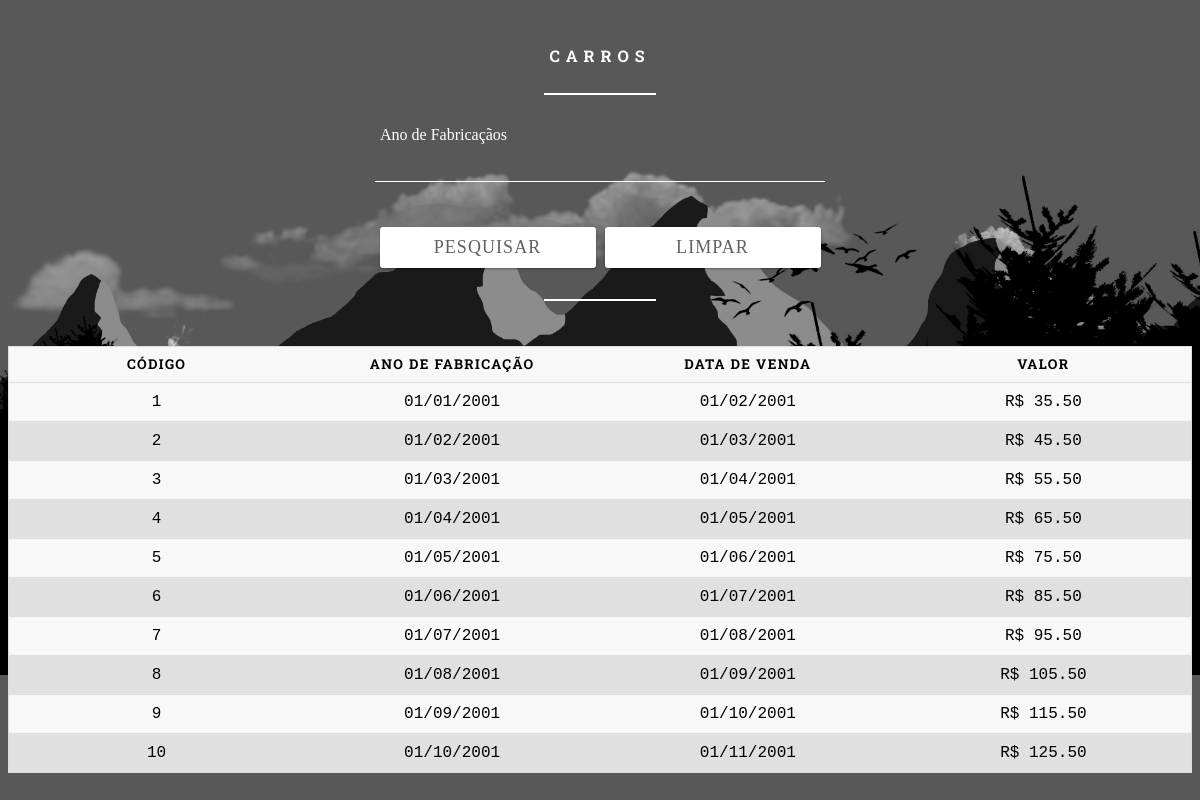
The app's page /ExerciciosCRUD1/Exercicio9.php with its own data.
### tables this page shows
create table carro(
	codigo int auto_increment primary key,
    anoDeFabricacao varchar(50),
    dataDeVenda varchar(50),
    valor decimal(16,2)
);

### ExerciciosCRUD1/conf/conf.inc.php (called while the page is built, shortened)
<?php
	$tb_carro = 'carro';
?>

### ExerciciosCRUD1/Exercicio9.php (the view, shortened to what this page needs)
<!DOCTYPE html>
<html lang="pt-BR">
<?php
  require 'connect/connect.php';
  $pesquisa = isset($_POST['pesquisa'])?$_POST['pesquisa']:'';
?>
<head>
  <link rel="stylesheet" href="assets/css/basico.css" />
</head>
<body>
  <form method="post">
    <h5>Carros</h5>
    <hr class="dividir" />
    <div class="input">
      <input type="text" name="pesquisa" value="<?php echo $pesquisa; ?>" />
      <label>Ano de Fabricaçãos</label>
    </div>
    <div class="input">
      <input type="submit" value="Pesquisar" />
      <input type="reset" value="Limpar" />
    </div>
    </form>
    <form>
    <br /><br /><br /><br />
    <hr class="dividir" />
  </form>
    <table>
      <thead>
        <th scope="col">Código</th>
        <th scope="col">Ano de Fabricação</th>
        <th scope="col">Data de Venda</th>
        <th scope="col">Valor</th>
      </thead>
      <?php
        $sql = 'select * from '. $tb_carro. ' where anoDeFabricacao like "'. $pesquisa. '%" order by codigo';
        $resultado = mysqli_query($conexao, $sql);
        while ($row = mysqli_fetch_array($resultado)) {
          echo '<tr>';
          echo '<td>'. $row['codigo']. '</td>';
          echo '<td>'. $row['anoDeFabricacao']. '</td>';
          echo '<td>'. $row['dataDeVenda']. '</td>';
          echo '<td>R$ '. $row['valor']. '</td>';
          echo '</tr>';
        }
      ?>
    </table>
</body>
</html>

### ExerciciosCRUD1/assets/css/basico.css (style rules this page uses)
body { background: url("../images/wallpaper.png"); background-position: top; background-repeat: repeat; background-clip: border-box; background-size: 100%; background-origin: border-box; background-attachment: fixed; font-family: 'Roboto Slab', monospace; color: white; font-size: 16px; font-weight: normal; }
form { width: 450px; margin: 45px auto; }
h5 { text-align: center; text-transform: uppercase; color: #fff; letter-spacing: 6px; font-size: 16px; }
hr.dividir { background: #fff; -webkit-box-shadow: none; box-shadow: none; border: none; height: 2px; width: 25%; margin: 0px auto 0px auto; }
.input { position: relative; margin: 45px 0; width: 450px; font-family: 'Roboto Slab'; }
label { font-family: 'Roboto Slab'; }
input, textarea { background: none; color: #fff; font-size: 18px; padding: 10px 10px 10px 5px; font-family: 'Roboto Slab'; display: block; width: 450px; border: none; border-radius: 0; border-bottom: 1px solid #fff; }
input:focus~label, input:valid~label, textarea:focus~label, textarea:valid~label { top: -14px; font-size: 16px; color: #fff; }
.input label { color: #fff; font-size: 16px; font-weight: normal; position: absolute; pointer-events: none; left: 5px; top: 10px; font-family: 'Roboto Slab'; -webkit-transition: 300ms ease all; transition: 300ms ease all; }
input[type="submit"], input[type="reset"] { background: white; color: #616161; border: none; padding: 10px 20px; border-radius: 3px; letter-spacing: 0.06em; text-transform: uppercase; text-decoration: none; outline: none; width: 48%; float: left; margin: auto 1% 1% 1%; -webkit-box-shadow: 0 1px 3px rgba(0, 0, 0, 0.12), 0 1px 2px rgba(0, 0, 0, 0.24); box-shadow: 0 1px 3pxrgba(0, 0, 0, 0.12), 0 1px 2px rgba(0, 0, 0, 0.24); -webkit-transition: all 0.3s cubic-bezier(0.25, 0.8, 0.25, 1); transition: all 0.3s cubic-bezier(0.25, 0.8, 0.25, 1); }
table { border: 1px solid #ccc; border-collapse: collapse; margin: 0; color: #000000; padding: 0; width: 100%; table-layout: fixed; border-radius: 15px; }
table tr { background: #f8f8f8; border: 1px solid #ddd; padding: .35em; }
table tr:nth-child(even) { background: #E0E0E0; border: 1px solid #ddd; padding: .35em; }
table th, table td { padding: .625em; text-align: center; }
table th { font-size: .85em; letter-spacing: .1em; text-transform: uppercase; }
*, *:before, *:after { box-sizing: border-box; }

### records on screen
carro: codigo "1", anoDeFabricacao "01/01/2001", dataDeVenda "01/02/2001", valor "35.50"
carro: codigo "2", anoDeFabricacao "01/02/2001", dataDeVenda "01/03/2001", valor "45.50"
carro: codigo "3", anoDeFabricacao "01/03/2001", dataDeVenda "01/04/2001", valor "55.50"
carro: codigo "4", anoDeFabricacao "01/04/2001", dataDeVenda "01/05/2001", valor "65.50"
carro: codigo "5", anoDeFabricacao "01/05/2001", dataDeVenda "01/06/2001", valor "75.50"
carro: codigo "6", anoDeFabricacao "01/06/2001", dataDeVenda "01/07/2001", valor "85.50"
carro: codigo "7", anoDeFabricacao "01/07/2001", dataDeVenda "01/08/2001", valor "95.50"
carro: codigo "8", anoDeFabricacao "01/08/2001", dataDeVenda "01/09/2001", valor "105.50"
carro: codigo "9", anoDeFabricacao "01/09/2001", dataDeVenda "01/10/2001", valor "115.50"
carro: codigo "10", anoDeFabricacao "01/10/2001", dataDeVenda "01/11/2001", valor "125.50"
